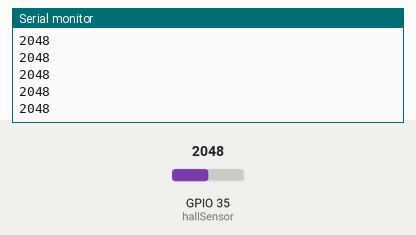
This sketch was run on a simulated ESP32. Shown: the last lines printed to the serial monitor. The inputs (shaded band) are chosen by the test bench; at power-on: GPIO 35 (hallSensor) = 2048.

Above: at 1.2 s.
1.3 s: GPIO 35 (hallSensor) set to 2866
At 1.31 s:
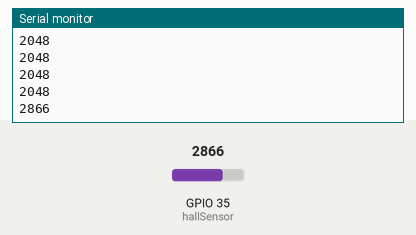
2.8 s: GPIO 35 (hallSensor) set to 3603
At 2.81 s:
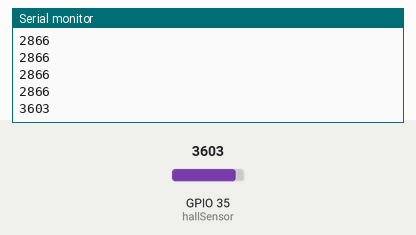
Timing chart, 0 to 5.8 s (numbered marks = the images above; inputs shaded):
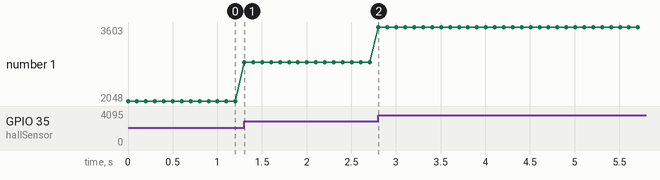

The sketch:

Hall_Sensor_KY-024.ino
```cpp
#define hallSensor 35

int hallVal = 0;

void setup() {
  Serial.begin(115200);
  pinMode(hallSensor, INPUT);

}

void loop() {
  hallVal = analogRead(hallSensor);
  Serial.println(hallVal);
  delay(100);

}
```

Measured:
- after the input at 1.3 s, the serial monitor: prints a new line at once (image 1)
- after the input at 2.8 s, the serial monitor: prints a new line at once (image 2)
- plotted number 1: 2048 → 2866 after the input at 1.3 s, 2866 → 3603 after the input at 2.8 s
